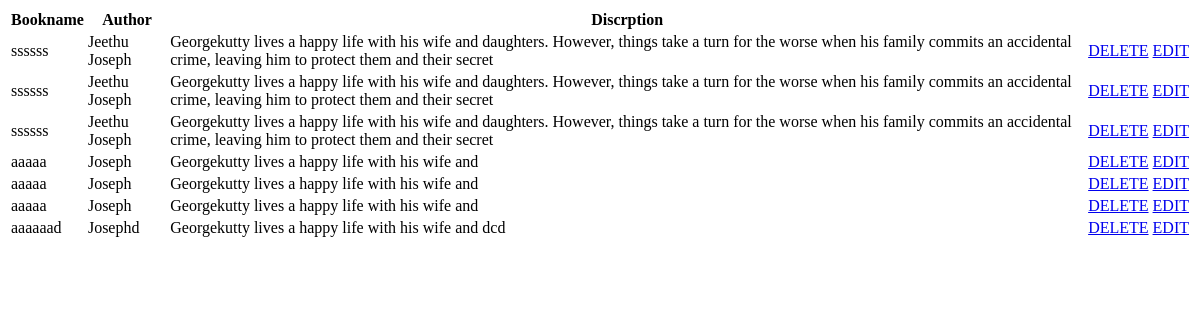
The app's page /lv, older data.
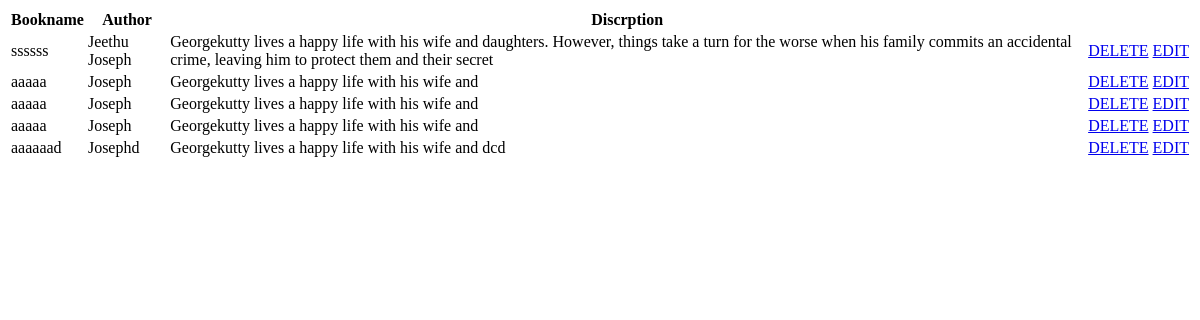
The same page, newer data.
### APP/models.py (models this page shows, shortened)
class Book(models.Model):
    bookname=models.CharField(max_length=100)
    author=models.CharField(max_length=100)
    discrption=models.TextField(max_length=200)

### APP/views.py (the view)
# urls.py: path('lv',libraryview),
def libraryview(request):
    a=Book.objects.all()
    return render(request ,'libraryview.html',{'lview':a})

### APP/templates/libraryview.html (shortened to what this page needs)
<!DOCTYPE html>
<html lang="en">
<head>
</head>
<body>
    <table>
        <tr>
            <th>Bookname</th>
            <th>Author</th>
            <th>Discrption</th>
        </tr>
        {% for i in lview %}
        <tr>
            <td>{{i.bookname}}</td>
            <td>{{i.author}}</td>
            <td>{{i.discrption}}</td>
            <td ><a href="delete{{i.id}}">DELETE</a></td>
            <td><a href="ed/{{i.id}}">EDIT</a></td>
        </tr>
        {% endfor %}
    </table>
</body>
</html>

Row changes from the older to the newer data that the page shows:
removed Book: bookname "ssssss", author "Jeethu Joseph", discrption "Georgekutty lives a happy life with his wife and daughters. However, things take a turn for the worse when his family commits an accidental crime, leaving him to protect them and their secret"
removed Book: bookname "ssssss", author "Jeethu Joseph", discrption "Georgekutty lives a happy life with his wife and daughters. However, things take a turn for the worse when his family commits an accidental crime, leaving him to protect them and their secret"
